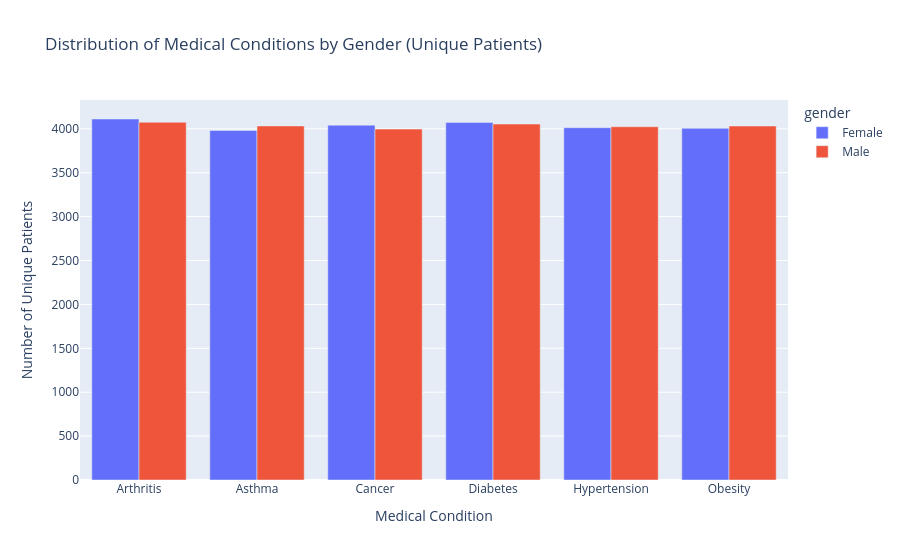

Source (notebook cell):
### Code cell
condition_gender = (healthcare.groupby(['medical_condition', 'gender'])['name'].nunique().reset_index(name='unique_patients'))
fig = px.bar(
    condition_gender,
    x='medical_condition',
    y='unique_patients',
    color='gender',
    barmode='group',
    title='Distribution of Medical Conditions by Gender (Unique Patients)'
)

fig.update_layout(
    xaxis_title='Medical Condition',
    yaxis_title='Number of Unique Patients'
)

fig.show()

### Figure 1 — Plotly figure (JSON) as saved in the notebook; plotly's stock layout.template omitted (floating-point values rounded to 4 significant figures)
{"data": [{"alignmentgroup": "True", "hovertemplate": "gender=Female<br>medical_condition=%{x}<br>unique_patients=%{y}<extra></extra>", "legendgroup": "Female", "marker": {"color": "#636efa", "pattern": {"shape": ""}}, "name": "Female", "offsetgroup": "Female", "orientation": "v", "showlegend": true, "textposition": "auto", "type": "bar", "x": ["Arthritis", "Asthma", "Cancer", "Diabetes", "Hypertension", "Obesity"], "xaxis": "x", "y": [4112, 3981, 4042, 4073, 4013, 4006], "yaxis": "y"}, {"alignmentgroup": "True", "hovertemplate": "gender=Male<br>medical_condition=%{x}<br>unique_patients=%{y}<extra></extra>", "legendgroup": "Male", "marker": {"color": "#EF553B", "pattern": {"shape": ""}}, "name": "Male", "offsetgroup": "Male", "orientation": "v", "showlegend": true, "textposition": "auto", "type": "bar", "x": ["Arthritis", "Asthma", "Cancer", "Diabetes", "Hypertension", "Obesity"], "xaxis": "x", "y": [4075, 4033, 3997, 4054, 4024, 4032], "yaxis": "y"}], "layout": {"barmode": "group", "legend": {"title": {"text": "gender"}, "tracegroupgap": 0}, "title": {"text": "Distribution of Medical Conditions by Gender (Unique Patients)"}, "xaxis": {"anchor": "y", "domain": [0, 1], "title": {"text": "Medical Condition"}}, "yaxis": {"anchor": "x", "domain": [0, 1], "title": {"text": "Number of Unique Patients"}}}}
